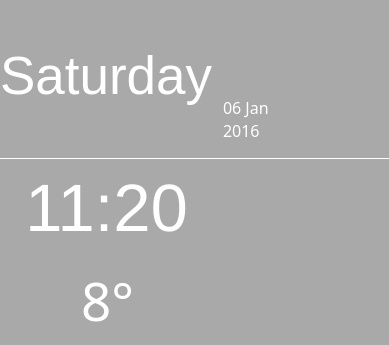
<?xml version="1.0" encoding="UTF-8"?>
<ui version="4.0">
 <class>Form</class>
 <widget class="QWidget" name="Form">
  <property name="geometry">
   <rect>
    <x>0</x>
    <y>0</y>
    <width>389</width>
    <height>345</height>
   </rect>
  </property>
  <property name="windowTitle">
   <string>Form</string>
  </property>
  <property name="styleSheet">
   <string notr="true">QWidget{background-color:darkgrey;color:white;}QLabel{font-size:50pt;font-family:&quot;Microsoft JhengHei Light&quot;}</string>
  </property>
  <widget class="QWidget" name="layoutWidget">
   <property name="geometry">
    <rect>
     <x>0</x>
     <y>0</y>
     <width>391</width>
     <height>409</height>
    </rect>
   </property>
   <layout class="QGridLayout" name="globalGrid">
    <item row="3" column="0" colspan="3">
     <widget class="QLabel" name="timeLabel">
      <property name="text">
       <string>11:20</string>
      </property>
      <property name="alignment">
       <set>Qt::AlignCenter</set>
      </property>
     </widget>
    </item>
    <item row="5" column="0" colspan="2">
     <widget class="QTextBrowser" name="descBrowser">
      <property name="maximumSize">
       <size>
        <width>16777215</width>
        <height>60</height>
       </size>
      </property>
      <property name="font">
       <font>
        <family>Microsoft JhengHei Light</family>
        <pointsize>18</pointsize>
       </font>
      </property>
      <property name="styleSheet">
       <string notr="true">font-family:&quot;Microsoft JhengHei Light&quot;;background-color:transparent; font-size:18pt</string>
      </property>
      <property name="frameShape">
       <enum>QFrame::NoFrame</enum>
      </property>
      <property name="frameShadow">
       <enum>QFrame::Plain</enum>
      </property>
      <property name="lineWidth">
       <number>0</number>
      </property>
      <property name="verticalScrollBarPolicy">
       <enum>Qt::ScrollBarAlwaysOff</enum>
      </property>
      <property name="html">
       <string>&lt;!DOCTYPE HTML PUBLIC &quot;-//W3C//DTD HTML 4.0//EN&quot; &quot;http://www.w3.org/TR/REC-html40/strict.dtd&quot;&gt;
&lt;html&gt;&lt;head&gt;&lt;meta name=&quot;qrichtext&quot; content=&quot;1&quot; /&gt;&lt;style type=&quot;text/css&quot;&gt;
p, li { white-space: pre-wrap; }
&lt;/style&gt;&lt;/head&gt;&lt;body style=&quot; font-family:'Microsoft JhengHei Light'; font-size:18pt; font-weight:400; font-style:normal;&quot;&gt;
&lt;p style=&quot; margin-top:0px; margin-bottom:0px; margin-left:0px; margin-right:0px; -qt-block-indent:0; text-indent:0px;&quot;&gt;&lt;span style=&quot; font-size:14pt;&quot;&gt;PARTLY CLOUDY&lt;/span&gt;&lt;/p&gt;&lt;/body&gt;&lt;/html&gt;</string>
      </property>
     </widget>
    </item>
    <item row="0" column="0" rowspan="2" colspan="3">
     <widget class="QLabel" name="dayLabel">
      <property name="styleSheet">
       <string notr="true">font-size:40pt</string>
      </property>
      <property name="text">
       <string>Saturday</string>
      </property>
     </widget>
    </item>
    <item row="4" column="1" colspan="2">
     <widget class="QLabel" name="tempLabel">
      <property name="font">
       <font>
        <family>Microsoft JhengHei Light</family>
        <pointsize>40</pointsize>
       </font>
      </property>
      <property name="autoFillBackground">
       <bool>false</bool>
      </property>
      <property name="styleSheet">
       <string notr="true">font-size:40pt</string>
      </property>
      <property name="text">
       <string>8°</string>
      </property>
     </widget>
    </item>
    <item row="1" column="3">
     <widget class="QTextBrowser" name="dateBrowser">
      <property name="maximumSize">
       <size>
        <width>99999</width>
        <height>60</height>
       </size>
      </property>
      <property name="font">
       <font>
        <family>Microsoft JhengHei Light</family>
        <pointsize>12</pointsize>
       </font>
      </property>
      <property name="styleSheet">
       <string notr="true">font-family:&quot;Microsoft JhengHei Light&quot;;background-color:transparent;font-size: 12pt;</string>
      </property>
      <property name="frameShape">
       <enum>QFrame::NoFrame</enum>
      </property>
      <property name="frameShadow">
       <enum>QFrame::Plain</enum>
      </property>
      <property name="lineWidth">
       <number>0</number>
      </property>
      <property name="verticalScrollBarPolicy">
       <enum>Qt::ScrollBarAlwaysOff</enum>
      </property>
      <property name="horizontalScrollBarPolicy">
       <enum>Qt::ScrollBarAlwaysOff</enum>
      </property>
      <property name="html">
       <string>&lt;!DOCTYPE HTML PUBLIC &quot;-//W3C//DTD HTML 4.0//EN&quot; &quot;http://www.w3.org/TR/REC-html40/strict.dtd&quot;&gt;
&lt;html&gt;&lt;head&gt;&lt;meta name=&quot;qrichtext&quot; content=&quot;1&quot; /&gt;&lt;style type=&quot;text/css&quot;&gt;
p, li { white-space: pre-wrap; }
&lt;/style&gt;&lt;/head&gt;&lt;body style=&quot; font-family:'Microsoft JhengHei Light'; font-size:12pt; font-weight:400; font-style:normal;&quot;&gt;
&lt;p style=&quot; margin-top:0px; margin-bottom:0px; margin-left:0px; margin-right:0px; -qt-block-indent:0; text-indent:0px;&quot;&gt;06 Jan&lt;/p&gt;
&lt;p style=&quot; margin-top:0px; margin-bottom:0px; margin-left:0px; margin-right:0px; -qt-block-indent:0; text-indent:0px;&quot;&gt;2016&lt;/p&gt;&lt;/body&gt;&lt;/html&gt;</string>
      </property>
     </widget>
    </item>
    <item row="4" column="0">
     <widget class="QLabel" name="imgLabel">
      <property name="styleSheet">
       <string notr="true">background-color:transparent</string>
      </property>
      <property name="text">
       <string/>
      </property>
      <property name="pixmap">
       <pixmap>E:/Downloads/cloud (1).png</pixmap>
      </property>
     </widget>
    </item>
    <item row="2" column="0" colspan="4">
     <widget class="Line" name="line">
      <property name="maximumSize">
       <size>
        <width>16777215</width>
        <height>1</height>
       </size>
      </property>
      <property name="styleSheet">
       <string notr="true">background-color:white</string>
      </property>
      <property name="orientation">
       <enum>Qt::Horizontal</enum>
      </property>
     </widget>
    </item>
   </layout>
  </widget>
 </widget>
 <resources/>
 <connections/>
</ui>
